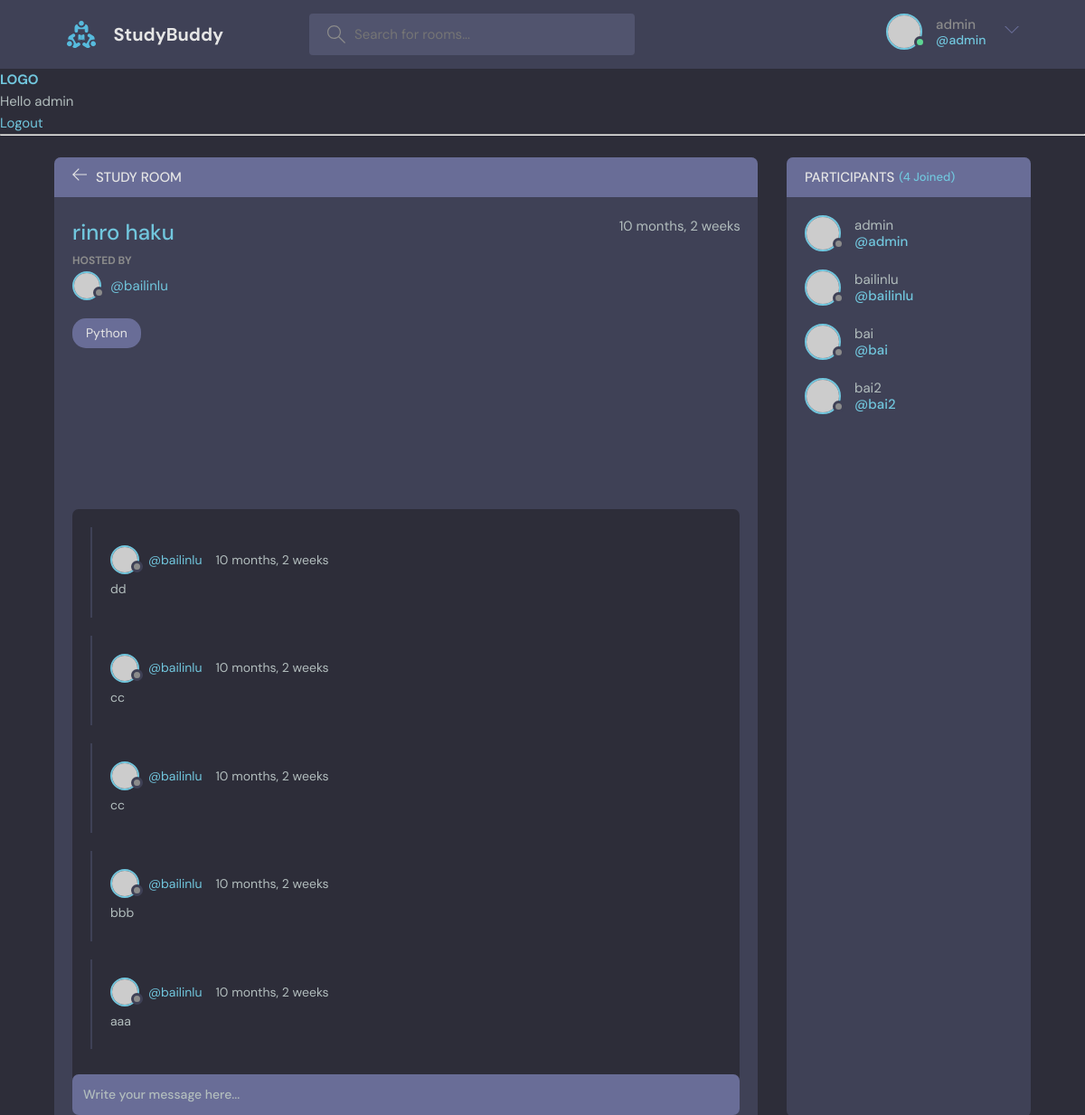
The app's page /room/6/ (signed in) with its own data.
### base/models.py (models this page shows, shortened)
class Room(models.Model):
    host = models.ForeignKey(User, on_delete=models.SET_NULL, null=True)
    topic = models.ForeignKey(Topic, on_delete=models.SET_NULL, null=True)
    name = models.CharField(max_length=200)
    description = models.TextField(null=True,blank=True)
    participants = models.ManyToManyField(User, related_name='participants', blank=True)
    updated = models.DateTimeField(auto_now=True)
    created = models.DateTimeField(auto_now_add=True)
    class Meta:
        ordering = ['-updated', '-created']

class Topic(models.Model):
    name = models.CharField(max_length=200)
    def __str__(self):
        return self.name

class Message(models.Model):
    user = models.ForeignKey(User, on_delete=models.CASCADE)
    room = models.ForeignKey(Room, on_delete=models.CASCADE)
    body = models.TextField()
    updated = models.DateTimeField(auto_now=True)
    created = models.DateTimeField(auto_now_add=True)
    class Meta:
        ordering = ['-updated', '-created']

### base/views.py (the view, shortened to what this page needs)
# urls.py: path('room/<str:pk>/', views.room, name="room"),
def room(request, pk):
    room = Room.objects.get(id=pk)
    room_messages = room.message_set.all().order_by('-created')
    participants = room.participants.all()
    context = {'room' : room, 'room_messages': room_messages, 'participants':participants}
    return render(request, 'base/room.html', context)

### base/templates/base/room.html (shortened to what this page needs)
{% extends 'main.html' %}
{% block content %}
    <main class="profile-page layout layout--2">
      <div class="container">
        <div class="room">
          <div class="room__top">
            <div class="room__topLeft">
              <a href="{% url 'home' %}">
                <svg version="1.1" xmlns="http://www.w3.org/2000/svg" width="32" height="32" viewBox="0 0 32 32">
                  <title>arrow-left</title>
                  <path
                    d="M13.723 2.286l-13.723 13.714 13.719 13.714 1.616-1.611-10.96-10.96h27.625v-2.286h-27.625l10.965-10.965-1.616-1.607z"
                  ></path>
                </svg>
              </a>
              <h3>Study Room</h3>
            </div>
          </div>
          <div class="room__box scroll">
            <div class="room__header scroll">
              <div class="room__info">
                <h3>{{room.name}}</h3>
                <span>{{room.created|timesince}}</span>
              </div>
              <div class="room__hosted">
                <p>Hosted By</p>
                <a href="{% url 'user-profile' room.host.id %}" class="room__author">
                  <div class="avatar avatar--small">
                    <img src="https://randomuser.me/api/portraits/men/37.jpg" />
                  </div>
                  <span>@{{room.host.username}}</span>
                </a>
              </div>
              <span class="room__topics">{{room.topic}}</span>
            </div>
            <div class="room__conversation">
              <div class="threads scroll">
                {% for message in room_messages%}
                <div class="thread">
                  <div class="thread__top">
                    <div class="thread__author">
                      <a href="{% url 'user-profile' message.user.id %}" class="thread__authorInfo">
                        <div class="avatar avatar--small">
                          <img src="https://randomuser.me/api/portraits/men/37.jpg" />
                        </div>
                        <span>@{{message.user.username}}</span>
                      </a>
                      <span class="thread__date">{{message.created|timesince}}</span>
                    </div>
                  </div>
                  <div class="thread__details">
                    {{message.body}}
                  </div>
                </div>
                {% endfor%}
              </div>
            </div>
          </div>
          <div class="room__message">
            <form action="#"><input name="" placeholder="Write your message here..." /></form>
          </div>
        </div>
        <div class="participants">
          <h3 class="participants__top">Participants <span>({{participants.count}} Joined)</span></h3>
          <div class="participants__list scroll">
            {% for user in participants%}
            <a href="{% url 'user-profile' user.id %}" class="participant">
              <div class="avatar avatar--medium">
                <img src="https://randomuser.me/api/portraits/men/37.jpg" />
              </div>
              <p>
                {{user.username}}
                <span>@{{user.username}}</span>
              </p>
            </a>
            {% endfor %}
          </div>
        </div>
      </div>
    </main>
{% endblock %}

### templates/navbar.html (shortened to what this page needs)
{% load static %}
<header class="header header--loggedIn">
  <div class="container">
    <a href="{% url 'home' %}" class="header__logo">
      <img src="{% static 'images/logo.svg' %}" />
      <h1>StudyBuddy</h1>
    </a>
    <form class="header__search" method="GET" action="{% url 'home' %}">
      <label>
        <input placeholder="Search for rooms..." name="q"/>
      </label>
    </form>
    <nav class="header__menu">
      {% if request.user.is_authenticated %}
      <div class="header__user">
        <a href="profile.html">
          <div class="avatar avatar--medium active">
            <img src="https://randomuser.me/api/portraits/men/37.jpg" />
          </div>
          <p>{{request.user.username}} <span>@{{request.user.username}}</span></p>
        </a>
        <button class="dropdown-button">
          <svg version="1.1" xmlns="http://www.w3.org/2000/svg" width="32" height="32" viewBox="0 0 32 32">
            <title>chevron-down</title>
            <path d="M16 21l-13-13h-3l16 16 16-16h-3l-13 13z"></path>
          </svg>
        </button>
      </div>
      {% else %}
      <a href="{% url 'login' %}">
        <img src="{% static 'images/avatar.svg' %}" />
        <p>Login</p>
      </a>
      {% endif %}
    </nav>
  </div>
</header>
<a href="/">
  <h1>LOGO</h1>
</a>
{% if request.user.is_authenticated %}
<p>Hello {{ request.user }}</p>
<a href="{% url 'logout' %}">Logout</a>
{% else %}
<a href="{% url 'login' %}">Login</a>
{% endif %}
<hr />

### records on screen
Room: name "rinro haku", created "10 months, 2 weeks", host.username "bailinlu", topic "Python"
Message: user.username "bailinlu", created "10 months, 2 weeks", body "dd"
Message: user.username "bailinlu", created "10 months, 2 weeks", body "cc"
Message: user.username "bailinlu", created "10 months, 2 weeks", body "cc"
Message: user.username "bailinlu", created "10 months, 2 weeks", body "bbb"
Message: user.username "bailinlu", created "10 months, 2 weeks", body "aaa"

### other values on screen
{{ request.user.username }} "admin"
{{ request.user }} "admin"
{{ participants.count }} "4"
{{ user.username }} "admin"
{{ user.username }} "bailinlu"
{{ user.username }} "bai"
{{ user.username }} "bai2"
